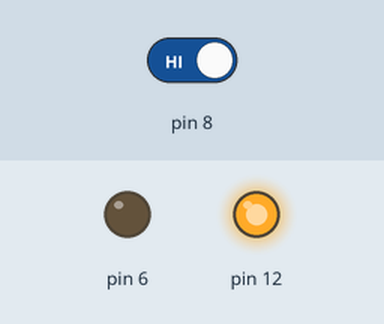
Bench run of a sketch on a simulated Arduino Uno, built with avr-gcc and run on an emulated ATmega328P. Shown: output pins drawn as LEDs (lit = HIGH). The inputs (shaded band) are chosen by the test bench; at power-on: pin 8 HIGH.

Above: at 1.2 s.
1.3 s: pin 8 driven LOW
At 1.6 s:
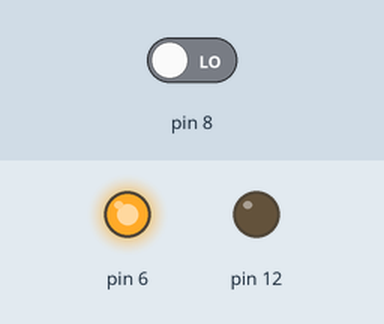
2.8 s: pin 8 driven HIGH
At 4.0 s:
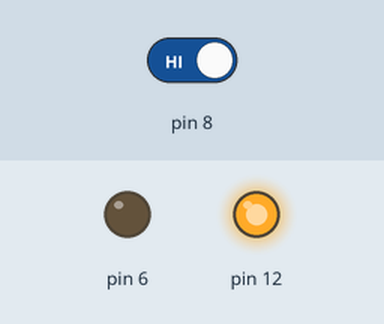
Timing chart, 0 to 5.8 s (numbered marks = the images above; inputs shaded):
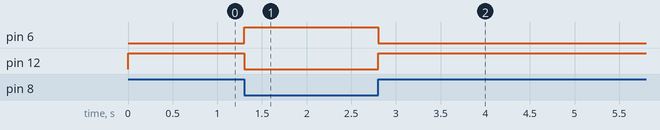

Measured:
- after the input at 1.3 s, pin 6: LOW → HIGH at once; pin 12: HIGH → LOW at once
- after the input at 2.8 s, pin 6: HIGH → LOW at once; pin 12: LOW → HIGH at once

The sketch:

garage.ino
```cpp
void setup(){
  pinMode(8, INPUT);
  pinMode(6, OUTPUT);
  pinMode(12, OUTPUT);
}

void loop(){
  if (digitalRead(8) == LOW) {
    digitalWrite(6, HIGH);
    digitalWrite(12, LOW);
  } else {
    digitalWrite(6, LOW);
    digitalWrite(12, HIGH);
  }
}
```
